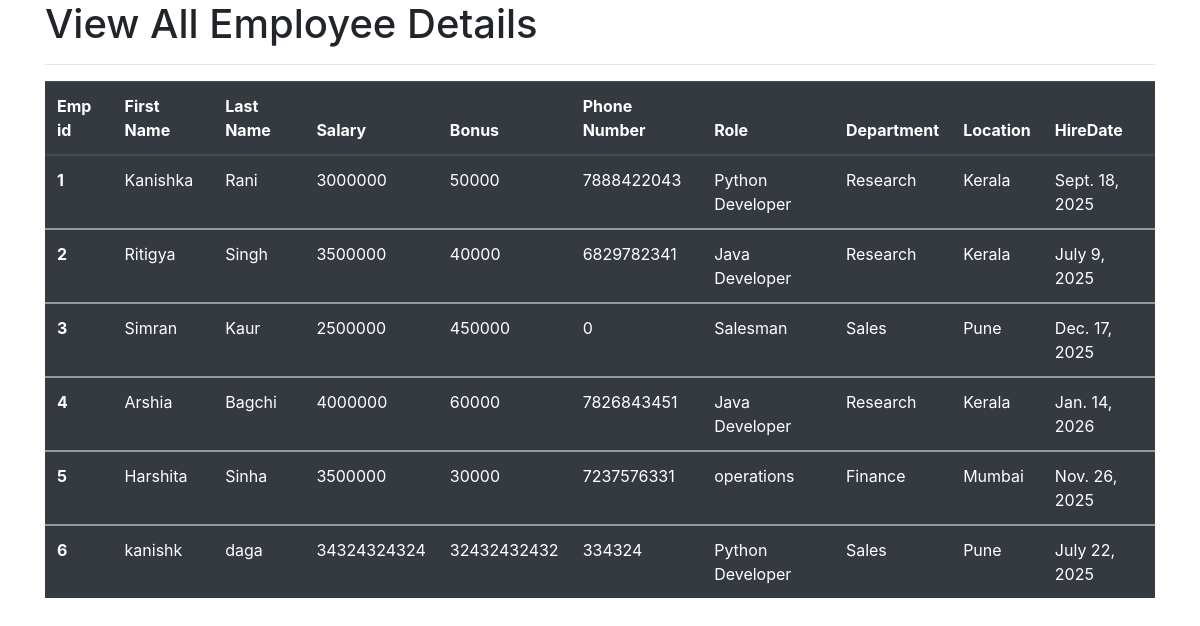
The app's page /all_emp with its own data.
### emp_app/models.py (models this page shows, shortened)
class Employee(models.Model):
    first_name = models.CharField(max_length = 100 , null=False)
    last_name = models.CharField(max_length=100)
    dept = models.ForeignKey(Department , on_delete=models.CASCADE)
    salary = models.IntegerField(default=0)
    bomus = models.IntegerField(default=0)
    role = models.ForeignKey(Role , on_delete=models.CASCADE)
    phone = models.IntegerField(default=0)
    hire_date = models.DateField()
    location = models.CharField(max_length=300 , default='Mumbai')
    def __str__(self):
        return "%s %s %s" %(self.first_name , self.last_name , self.phone)

class Role(models.Model):
    name = models.CharField(max_length=100 , null=False)

class Department(models.Model):
    name = models.CharField(max_length=100 , null=False)
    location = models.CharField(max_length=100)

### emp_app/views.py (the view)
# urls.py: path('all_emp' , views.all_emp , name = 'all_emp'),
def all_emp(request):
    emps = Employee.objects.all()
    context = {
        'emps' : emps
    }
    print(context)
    return render(request , 'all_emp.html' , context)

### emp_app/templates/all_emp.html (shortened to what this page needs)
<!doctype html>
<html lang="en">
  <head>
    <link rel="stylesheet" href="https://cdn.jsdelivr.net/npm/bootstrap@4.4.1/dist/css/bootstrap.min.css">
  </head>
  <body>
    <div class='container'>
        <h1>View All Employee Details </h1>
        <hr>
        <table class="table table-dark">
 <thead>
  <tr>
    <th scope="col">Emp id</th>
    <th scope="col">First Name</th>
    <th scope="col">Last Name</th>
    <th scope="col">Salary</th>
    <th scope="col">Bonus</th>
    <th scope="col">Phone Number</th>
    <th scope="col">Role</th>
    <th scope="col">Department</th>
    <th scope="col">Location</th>
    <th scope="col">HireDate</th>
  </tr>
</thead>
  {% for emp in emps %}
  <tbody>
    <tr>
      <th scope="row">{{emp.id}}</th>
      <td>{{emp.first_name}}</td>
      <td>{{emp.last_name}}</td>
      <td>{{emp.salary}}</td>
      <td>{{emp.bomus}}</td>
      <td>{{emp.phone}}</td>
      <td>{{emp.role.name}}</td>
      <td>{{emp.dept.name}}</td>
      <td>{{emp.dept.location}}</td>
      <td>{{emp.hire_date}}</td>
    </tr>
  </tbody>
  {% endfor %}
</table>
    </div>
  </body>
</html>

### records on screen
Employee: id "1", first_name "Kanishka", last_name "Rani", salary "3000000", bomus "50000", phone "7888422043", role.name "Python Developer", dept.name "Research", dept.location "Kerala", hire_date "Sept. 18, 2025"
Employee: id "2", first_name "Ritigya", last_name "Singh", salary "3500000", bomus "40000", phone "6829782341", role.name "Java Developer", dept.name "Research", dept.location "Kerala", hire_date "July 9, 2025"
Employee: id "3", first_name "Simran", last_name "Kaur", salary "2500000", bomus "450000", phone "0", role.name "Salesman", dept.name "Sales", dept.location "Pune", hire_date "Dec. 17, 2025"
Employee: id "4", first_name "Arshia", last_name "Bagchi", salary "4000000", bomus "60000", phone "7826843451", role.name "Java Developer", dept.name "Research", dept.location "Kerala", hire_date "Jan. 14, 2026"
Employee: id "5", first_name "Harshita", last_name "Sinha", salary "3500000", bomus "30000", phone "7237576331", role.name "operations", dept.name "Finance", dept.location "Mumbai", hire_date "Nov. 26, 2025"
Employee: id "6", first_name "kanishk", last_name "daga", salary "34324324324", bomus "32432432432", phone "334324", role.name "Python Developer", dept.name "Sales", dept.location "Pune", hire_date "July 22, 2025"
